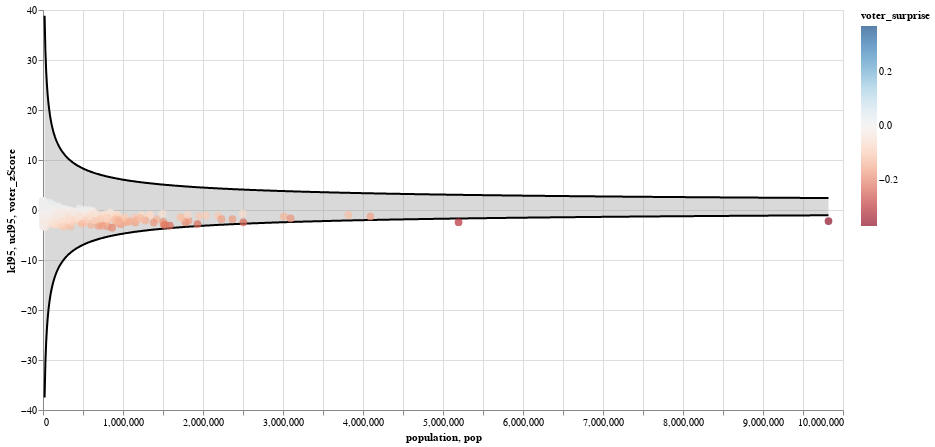

Notebook code cell kept with this figure:
### Code cell
surprise.funnel_plot('voter')

### Figure 1 — Vega-Lite specification as saved in the notebook (floating-point values rounded to 4 significant figures; data arrays with more than 128 entries replaced by an {"elided": "..."} marker saying what was removed)
{"config": {"view": {"continuousWidth": 300, "continuousHeight": 300}}, "layer": [{"mark": {"type": "area", "color": "gray", "opacity": 0.3}, "encoding": {"x": {"field": "population", "type": "quantitative"}, "y": {"field": "lcl95", "type": "quantitative"}, "y2": {"field": "ucl95"}}}, {"mark": {"type": "line", "color": "black"}, "encoding": {"x": {"field": "population", "type": "quantitative"}, "y": {"field": "lcl95", "type": "quantitative"}}}, {"mark": {"type": "line", "color": "black"}, "encoding": {"x": {"field": "population", "type": "quantitative"}, "y": {"field": "ucl95", "type": "quantitative"}}}, {"data": {"name": "data-28a9a2d41e679eef11e9514f33dbf3f9"}, "mark": {"type": "circle", "size": 60}, "encoding": {"color": {"field": "voter_surprise", "scale": {"domain": [-0.3686, 0.3686], "domainMid": 0, "scheme": "redblue"}, "type": "quantitative"}, "tooltip": [{"field": "name", "type": "nominal"}, {"field": "state", "type": "nominal"}, {"field": "voter_surprise", "type": "quantitative"}, {"field": "voter_rate", "type": "quantitative"}, {"field": "pop", "type": "quantitative"}], "x": {"field": "pop", "type": "quantitative"}, "y": {"field": "voter_zScore", "type": "quantitative"}}}], "data": {"name": "data-2db989ff7e065fc73724d11505d2163a"}, "height": 400, "width": 800, "$schema": "https://vega.github.io/schema/vega-lite/v5.20.1.json", "datasets": {"data-2db989ff7e065fc73724d11505d2163a": {"elided": "1000 records"}, "data-28a9a2d41e679eef11e9514f33dbf3f9": {"elided": "3152 records"}}}
